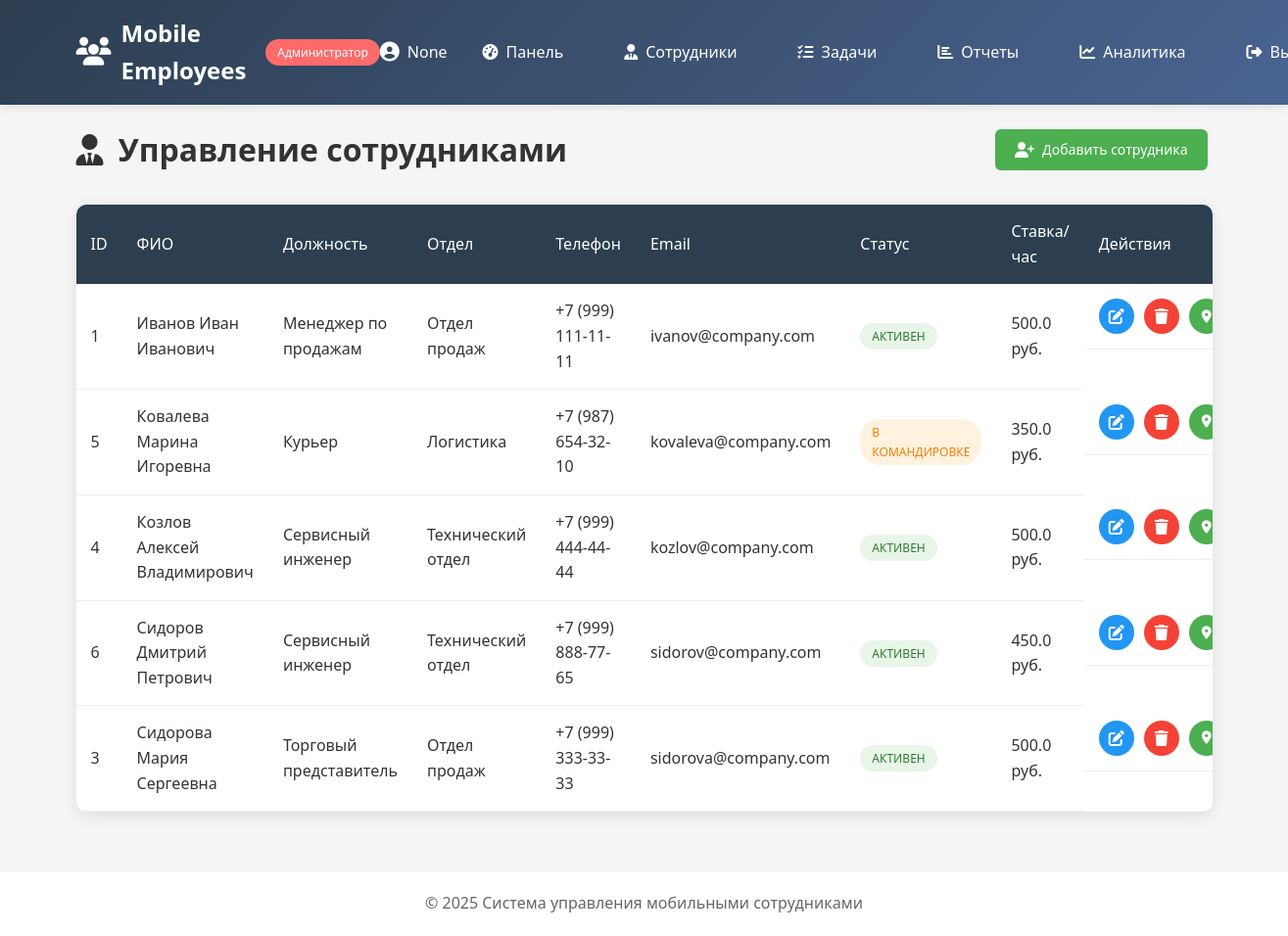
The page /admin/employees (signed in) on the database its author committed.
### tables this page shows
CREATE TABLE employees (
                id INTEGER PRIMARY KEY AUTOINCREMENT,
                name TEXT NOT NULL,
                position TEXT NOT NULL,
                department TEXT,
                phone TEXT UNIQUE NOT NULL,
                email TEXT UNIQUE NOT NULL,
                location TEXT,
                status TEXT DEFAULT 'active',
                latitude REAL,
                longitude REAL,
                work_schedule TEXT,
                current_task TEXT,
                hourly_rate REAL DEFAULT 0,
                created_at TIMESTAMP DEFAULT CURRENT_TIMESTAMP
            );

### app.py (the view)
@app.route('/admin/employees')
@admin_required
def admin_employees():
    employees = db.get_all_employees()
    return render_template('admin/employees.html', employees=employees)

### app.py (called while the page is built)
def admin_required(f):
    @wraps(f)
    def decorated_function(*args, **kwargs):
        if 'user_id' not in session:
            flash('Пожалуйста, войдите в систему', 'warning')
            return redirect(url_for('login'))
        if session.get('role') != 'admin':
            flash('Доступ запрещен. Требуются права администратора', 'danger')
            return redirect(url_for('index'))
        return f(*args, **kwargs)
    return decorated_function

    def get_connection(self):
        conn = sqlite3.connect(self.db_name)
        conn.row_factory = sqlite3.Row
        return conn

    def get_all_employees(self):
        conn = self.get_connection()
        employees = conn.execute('SELECT * FROM employees ORDER BY name').fetchall()
        conn.close()
        return employees

### templates/admin/employees.html (shortened to what this page needs)
{% extends "base.html" %}
{% block content %}
<div class="employees-page">
    <div class="page-header">
        <h1><i class="fas fa-user-tie"></i> Управление сотрудниками</h1>
        <a href="{{ url_for('admin_add_employee') }}" class="btn btn-success">
            <i class="fas fa-user-plus"></i> Добавить сотрудника
        </a>
    </div>
    <div class="employees-table-container">
        <table class="employees-table">
            <thead>
                <tr>
                    <th>ID</th>
                    <th>ФИО</th>
                    <th>Должность</th>
                    <th>Отдел</th>
                    <th>Телефон</th>
                    <th>Email</th>
                    <th>Статус</th>
                    <th>Ставка/час</th>
                    <th>Действия</th>
                </tr>
            </thead>
            <tbody>
                {% for employee in employees %}
                <tr>
                    <td>{{ employee.id }}</td>
                    <td>{{ employee.name }}</td>
                    <td>{{ employee.position }}</td>
                    <td>{{ employee.department or '-' }}</td>
                    <td>{{ employee.phone }}</td>
                    <td>{{ employee.email }}</td>
                    <td>
                        <span class="status-badge status-{{ employee.status }}">
                            {% if employee.status == 'active' %}Активен{% endif %}
                            {% if employee.status == 'on_mission' %}В командировке{% endif %}
                        </span>
                    </td>
                    <td>{{ employee.hourly_rate or 0 }} руб.</td>
                    <td class="actions">
                        <a href="{{ url_for('admin_edit_employee', id=employee.id) }}"
                           class="btn-action btn-edit" title="Редактировать">
                            <i class="fas fa-edit"></i>
                        </a>
                        <a href="{{ url_for('admin_delete_employee', id=employee.id) }}"
                           class="btn-action btn-delete"
                           onclick="return confirm('Удалить сотрудника?')"
                           title="Удалить">
                            <i class="fas fa-trash"></i>
                        </a>
                        <button class="btn-action btn-location"
                               onclick="updateLocation('{{ employee.id }}')"
                               title="Обновить местоположение">
                               <i class="fas fa-map-marker-alt"></i>
                        </button>
                    </td>
                </tr>
                {% else %}
                <tr>
                    <td colspan="9" style="text-align: center;">Нет сотрудников</td>
                </tr>
                {% endfor %}
            </tbody>
        </table>
    </div>
</div>
{% endblock %}

### static/style.css (style rules this page uses)
* { margin: 0; padding: 0; box-sizing: border-box; }
body { font-family: 'Segoe UI', Tahoma, Geneva, Verdana, sans-serif; line-height: 1.6; color: #333; background-color: #f5f5f5; min-height: 100vh; display: flex; flex-direction: column; }
.btn { display: inline-flex; align-items: center; gap: 8px; padding: 10px 20px; border: none; border-radius: 6px; cursor: pointer; text-decoration: none; font-size: 14px; font-weight: 500; transition: all 0.3s; margin: 5px; }
.btn i { font-size: 16px; }
.btn-success { background: #4CAF50; color: white; }
.employees-table-container, .reports-table-container { background: white; border-radius: 10px; overflow: hidden; box-shadow: 0 4px 15px rgba(0,0,0,0.1); margin-top: 20px; }
.employees-table, .reports-table, .stats-table, .data-table { width: 100%; border-collapse: collapse; }
.employees-table th, .reports-table th, .stats-table th, .data-table th { background: #2c3e50; color: white; padding: 15px; text-align: left; font-weight: 500; }
.employees-table td, .reports-table td, .stats-table td, .data-table td { padding: 15px; border-bottom: 1px solid #eee; }
.status-badge { display: inline-block; padding: 4px 12px; border-radius: 20px; font-size: 12px; font-weight: 500; text-transform: uppercase; }
.status-active { background: #e8f5e8; color: #2e7d32; }
.status-on_mission { background: #fff3e0; color: #f57c00; }
.actions { display: flex; gap: 10px; }
.btn-action { width: 36px; height: 36px; border-radius: 50%; display: flex; align-items: center; justify-content: center; border: none; cursor: pointer; color: white; text-decoration: none; transition: all 0.3s; }
.btn-edit { background: #2196F3; }
.btn-delete { background: #f44336; }
.btn-location { background: #4CAF50; }
.page-header { display: flex; justify-content: space-between; align-items: center; margin-bottom: 30px; }
.page-header h1 { display: flex; align-items: center; gap: 15px; }

### rows shown on the page
employees: id "1", name "Иванов Иван Иванович", position "Менеджер по продажам", department "Отдел продаж", phone "+7 (999) 111-11-11", email "ivanov@company.com", status "АКТИВЕН", hourly_rate "500.0"
employees: id "5", name "Ковалева Марина Игоревна", position "Курьер", department "Логистика", phone "+7 (987) 654-32-10", email "kovaleva@company.com", status "В КОМАНДИРОВКЕ", hourly_rate "350.0"
employees: id "4", name "Козлов Алексей Владимирович", position "Сервисный инженер", department "Технический отдел", phone "+7 (999) 444-44-44", email "kozlov@company.com", status "АКТИВЕН", hourly_rate "500.0"
employees: id "6", name "Сидоров Дмитрий Петрович", position "Сервисный инженер", department "Технический отдел", phone "+7 (999) 888-77-65", email "sidorov@company.com", status "АКТИВЕН", hourly_rate "450.0"
employees: id "3", name "Сидорова Мария Сергеевна", position "Торговый представитель", department "Отдел продаж", phone "+7 (999) 333-33-33", email "sidorova@company.com", status "АКТИВЕН", hourly_rate "500.0"

### other values the page prints
{{ session.get('employee_name', session.get('username')) }} "None"
